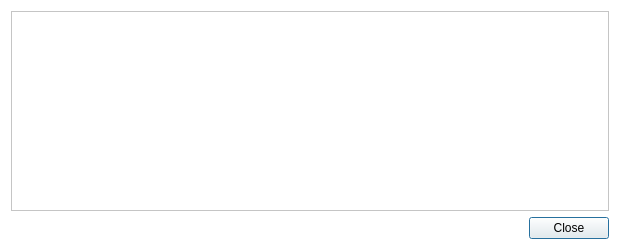
<?xml version="1.0" encoding="UTF-8"?>
<ui version="4.0">
 <class>TransactionDescDialog</class>
 <widget class="QDialog" name="TransactionDescDialog">
  <property name="geometry">
   <rect>
    <x>0</x>
    <y>0</y>
    <width>620</width>
    <height>250</height>
   </rect>
  </property>
  <property name="windowTitle">
   <string>Transaction details</string>
  </property>
  <property name="styleSheet">
   <string notr="true">background-color:#FFF;</string>
  </property>
  <layout class="QVBoxLayout" name="verticalLayout">
   <item>
    <widget class="QTextEdit" name="detailText">
     <property name="toolTip">
      <string>This pane shows a detailed description of the transaction</string>
     </property>
     <property name="readOnly">
      <bool>true</bool>
     </property>
    </widget>
   </item>
   <item>
    <widget class="QDialogButtonBox" name="buttonBox">
     <property name="styleSheet">
      <string notr="true">background-color:#F7F5F3;color:#000;</string>
     </property>
     <property name="orientation">
      <enum>Qt::Horizontal</enum>
     </property>
     <property name="standardButtons">
      <set>QDialogButtonBox::Close</set>
     </property>
    </widget>
   </item>
  </layout>
 </widget>
 <resources/>
 <connections>
  <connection>
   <sender>buttonBox</sender>
   <signal>accepted()</signal>
   <receiver>TransactionDescDialog</receiver>
   <slot>accept()</slot>
   <hints>
    <hint type="sourcelabel">
     <x>20</x>
     <y>20</y>
    </hint>
    <hint type="destinationlabel">
     <x>20</x>
     <y>20</y>
    </hint>
   </hints>
  </connection>
  <connection>
   <sender>buttonBox</sender>
   <signal>rejected()</signal>
   <receiver>TransactionDescDialog</receiver>
   <slot>reject()</slot>
   <hints>
    <hint type="sourcelabel">
     <x>20</x>
     <y>20</y>
    </hint>
    <hint type="destinationlabel">
     <x>20</x>
     <y>20</y>
    </hint>
   </hints>
  </connection>
 </connections>
</ui>
